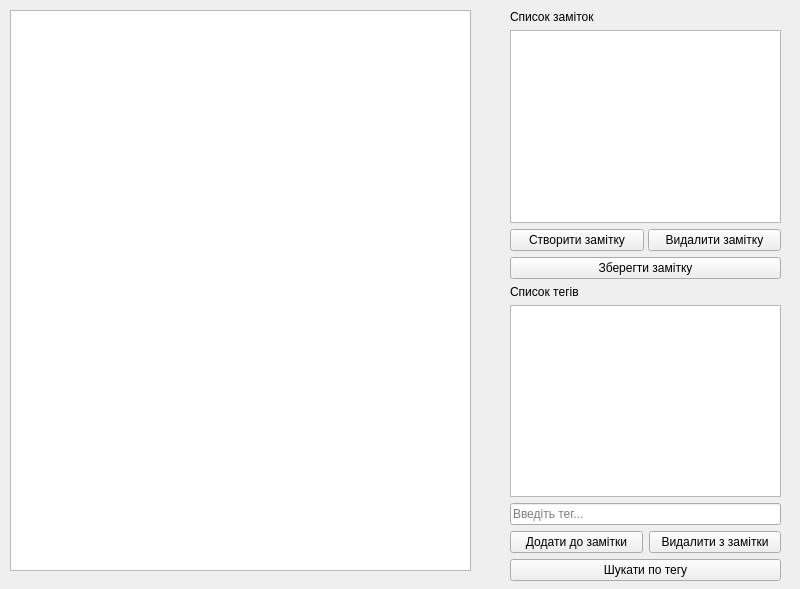
<?xml version="1.0" encoding="UTF-8"?>
<ui version="4.0">
 <class>mainWindow</class>
 <widget class="QWidget" name="mainWindow">
  <property name="geometry">
   <rect>
    <x>0</x>
    <y>0</y>
    <width>800</width>
    <height>589</height>
   </rect>
  </property>
  <property name="windowTitle">
   <string>Розумні нотатки</string>
  </property>
  <widget class="QWidget" name="verticalLayoutWidget">
   <property name="geometry">
    <rect>
     <x>10</x>
     <y>10</y>
     <width>461</width>
     <height>561</height>
    </rect>
   </property>
   <layout class="QVBoxLayout" name="notesTextColumn">
    <item>
     <widget class="QTextEdit" name="notesTextEdit"/>
    </item>
   </layout>
  </widget>
  <widget class="QWidget" name="verticalLayoutWidget_2">
   <property name="geometry">
    <rect>
     <x>510</x>
     <y>10</y>
     <width>271</width>
     <height>571</height>
    </rect>
   </property>
   <layout class="QVBoxLayout" name="buttonsColumn">
    <item>
     <widget class="QLabel" name="notesListLable">
      <property name="text">
       <string>Список заміток</string>
      </property>
     </widget>
    </item>
    <item>
     <widget class="QListWidget" name="notesListWidget">
      <property name="sizePolicy">
       <sizepolicy hsizetype="Expanding" vsizetype="Expanding">
        <horstretch>0</horstretch>
        <verstretch>0</verstretch>
       </sizepolicy>
      </property>
     </widget>
    </item>
    <item>
     <layout class="QHBoxLayout" name="notesStateRow" stretch="0,0">
      <property name="spacing">
       <number>4</number>
      </property>
      <item>
       <widget class="QPushButton" name="createNoteButton">
        <property name="sizePolicy">
         <sizepolicy hsizetype="Minimum" vsizetype="Fixed">
          <horstretch>0</horstretch>
          <verstretch>0</verstretch>
         </sizepolicy>
        </property>
        <property name="text">
         <string>Створити замітку</string>
        </property>
       </widget>
      </item>
      <item>
       <widget class="QPushButton" name="deleteNoteButton">
        <property name="sizePolicy">
         <sizepolicy hsizetype="Minimum" vsizetype="Fixed">
          <horstretch>0</horstretch>
          <verstretch>0</verstretch>
         </sizepolicy>
        </property>
        <property name="text">
         <string>Видалити замітку</string>
        </property>
       </widget>
      </item>
     </layout>
    </item>
    <item>
     <widget class="QPushButton" name="saveNoteButton">
      <property name="text">
       <string>Зберегти замітку</string>
      </property>
     </widget>
    </item>
    <item>
     <widget class="QLabel" name="tagsListLabel">
      <property name="frameShape">
       <enum>QFrame::NoFrame</enum>
      </property>
      <property name="text">
       <string>Список тегів</string>
      </property>
     </widget>
    </item>
    <item>
     <widget class="QListWidget" name="tagsListWidget"/>
    </item>
    <item>
     <widget class="QLineEdit" name="searchLineEdit">
      <property name="inputMask">
       <string/>
      </property>
      <property name="echoMode">
       <enum>QLineEdit::Normal</enum>
      </property>
      <property name="placeholderText">
       <string>Введіть тег...</string>
      </property>
     </widget>
    </item>
    <item>
     <layout class="QHBoxLayout" name="tagsStateRow">
      <item>
       <widget class="QPushButton" name="addTagButton">
        <property name="text">
         <string>Додати до замітки</string>
        </property>
       </widget>
      </item>
      <item>
       <widget class="QPushButton" name="deleteTagButton">
        <property name="text">
         <string>Видалити з замітки</string>
        </property>
       </widget>
      </item>
     </layout>
    </item>
    <item>
     <widget class="QPushButton" name="tagSearchButton">
      <property name="text">
       <string>Шукати по тегу</string>
      </property>
     </widget>
    </item>
   </layout>
  </widget>
 </widget>
 <resources/>
 <connections/>
</ui>
